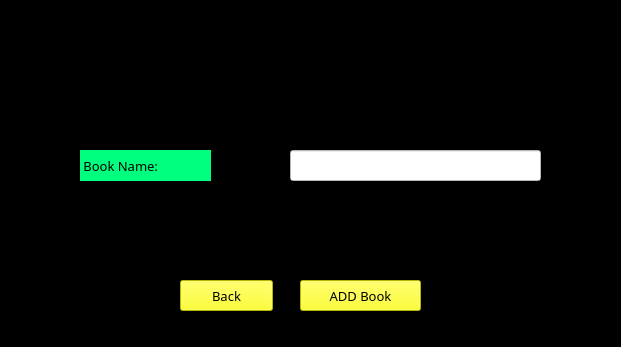
<?xml version="1.0" encoding="UTF-8"?>
<ui version="4.0">
 <class>addbook</class>
 <widget class="QMainWindow" name="addbook">
  <property name="geometry">
   <rect>
    <x>0</x>
    <y>0</y>
    <width>621</width>
    <height>347</height>
   </rect>
  </property>
  <property name="windowTitle">
   <string>ADD BOOK</string>
  </property>
  <property name="windowIcon">
   <iconset theme="dfsa"/>
  </property>
  <property name="styleSheet">
   <string notr="true">background-color:black;</string>
  </property>
  <widget class="QWidget" name="centralwidget">
   <widget class="QLabel" name="label">
    <property name="geometry">
     <rect>
      <x>60</x>
      <y>50</y>
      <width>521</width>
      <height>31</height>
     </rect>
    </property>
    <property name="font">
     <font>
      <family>Algerian</family>
      <pointsize>12</pointsize>
     </font>
    </property>
    <property name="styleSheet">
     <string notr="true">background-color: rgb(0, 0, 0);
color: white;
</string>
    </property>
    <property name="text">
     <string>  </string>
    </property>
   </widget>
   <widget class="QLabel" name="bookname">
    <property name="geometry">
     <rect>
      <x>80</x>
      <y>150</y>
      <width>131</width>
      <height>31</height>
     </rect>
    </property>
    <property name="font">
     <font>
      <family>Algerian</family>
      <pointsize>10</pointsize>
     </font>
    </property>
    <property name="styleSheet">
     <string notr="true">
background-color: rgb(0, 255, 127);
color:back;</string>
    </property>
    <property name="text">
     <string> Book Name:</string>
    </property>
   </widget>
   <widget class="QLineEdit" name="lineEdit">
    <property name="geometry">
     <rect>
      <x>290</x>
      <y>150</y>
      <width>251</width>
      <height>31</height>
     </rect>
    </property>
    <property name="font">
     <font>
      <family>Algerian</family>
      <pointsize>10</pointsize>
     </font>
    </property>
    <property name="styleSheet">
     <string notr="true">background-color: rgb(255, 255, 255);
color:balck;</string>
    </property>
   </widget>
   <widget class="QPushButton" name="back">
    <property name="geometry">
     <rect>
      <x>180</x>
      <y>280</y>
      <width>93</width>
      <height>31</height>
     </rect>
    </property>
    <property name="font">
     <font>
      <family>Algerian</family>
      <pointsize>10</pointsize>
     </font>
    </property>
    <property name="styleSheet">
     <string notr="true">color :black;
background:yellow;</string>
    </property>
    <property name="text">
     <string>Back</string>
    </property>
   </widget>
   <widget class="QPushButton" name="addbtn">
    <property name="geometry">
     <rect>
      <x>300</x>
      <y>280</y>
      <width>121</width>
      <height>31</height>
     </rect>
    </property>
    <property name="font">
     <font>
      <family>Algerian</family>
      <pointsize>10</pointsize>
     </font>
    </property>
    <property name="styleSheet">
     <string notr="true">colro:rgb(0, 0, 0);
background:yellow;</string>
    </property>
    <property name="text">
     <string>ADD Book</string>
    </property>
   </widget>
  </widget>
 </widget>
 <resources/>
 <connections/>
</ui>
